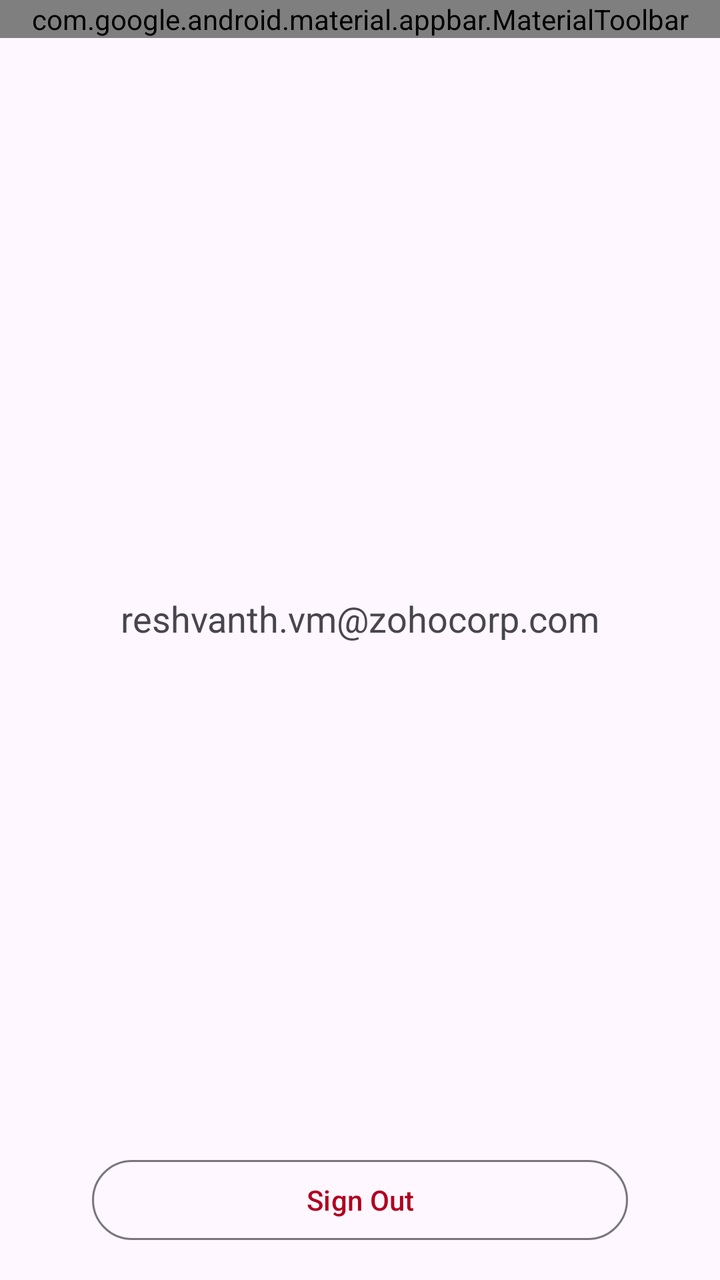
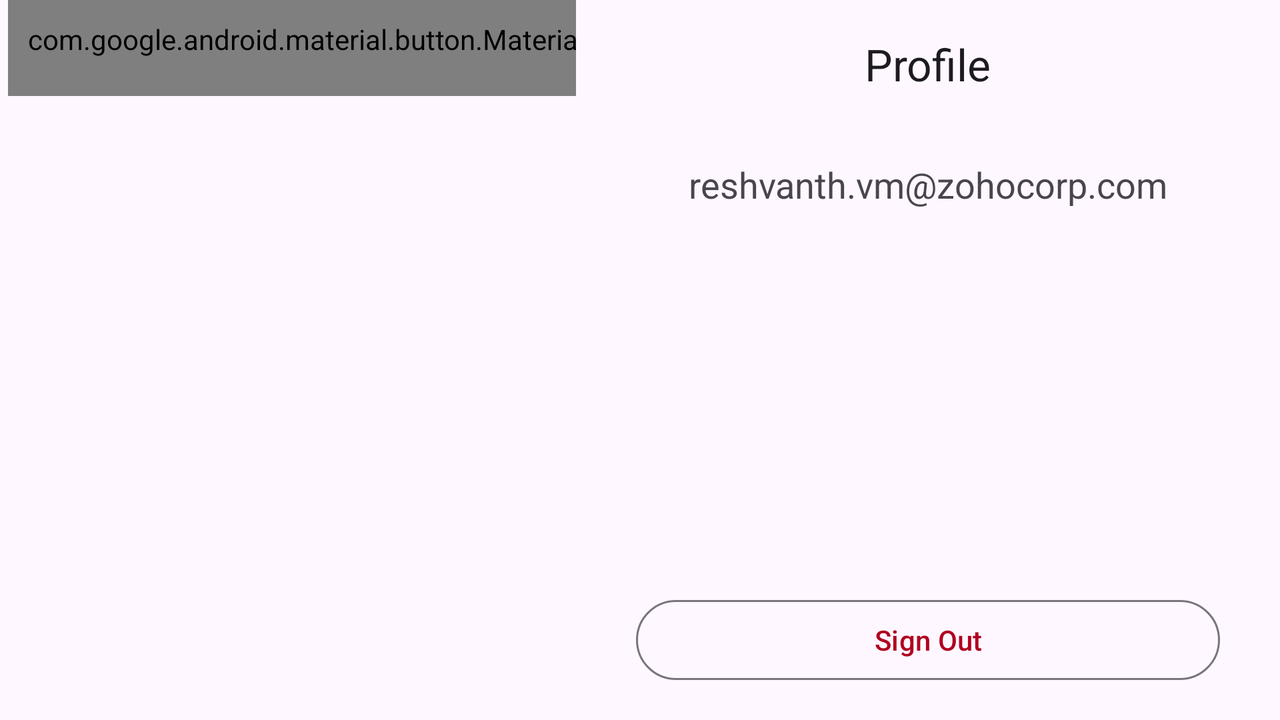

The same Android screen from two of the app's own layout files: first res/layout/ as a phone draws it, then the repository's variant for another configuration, drawn on a device whose configuration selects that folder. Both files follow.
<!-- AndroidManifest.xml: application theme Theme.App -->
<!-- res/layout/fragment_profile.xml -->
<?xml version="1.0" encoding="utf-8"?>
<layout xmlns:android="http://schemas.android.com/apk/res/android"
    xmlns:app="http://schemas.android.com/apk/res-auto">

    <data>

        <variable
            name="handler"
            type="com.example.books.feature.profile.ProfileScreenEventHandler" />
    </data>

    <androidx.coordinatorlayout.widget.CoordinatorLayout
        android:layout_width="match_parent"
        android:layout_height="match_parent"
        android:background="?colorSurface"
        android:transitionName="@string/profile_screen_container_transition_name">

        <androidx.core.widget.NestedScrollView
            android:layout_width="match_parent"
            android:layout_height="match_parent"
            android:fillViewport="true"
            app:layout_behavior="com.google.android.material.appbar.AppBarLayout$ScrollingViewBehavior">

            <androidx.constraintlayout.widget.ConstraintLayout
                android:layout_width="match_parent"
                android:layout_height="wrap_content"
                android:layout_marginHorizontal="16dp">

                <androidx.constraintlayout.utils.widget.ImageFilterView
                    android:id="@+id/avatar_img_filter_view"
                    android:layout_width="0dp"
                    android:layout_height="0dp"
                    android:layout_marginTop="16dp"
                    android:src="@drawable/sample_avatar"
                    app:layout_constraintDimensionRatio="1:1"
                    app:layout_constraintEnd_toEndOf="parent"
                    app:layout_constraintStart_toStartOf="parent"
                    app:layout_constraintTop_toTopOf="parent"
                    app:layout_constraintWidth_percent=".75"
                    app:roundPercent=".75" />

                <com.google.android.material.textview.MaterialTextView
                    android:id="@+id/email_txt_view"
                    android:layout_width="wrap_content"
                    android:layout_height="wrap_content"
                    android:layout_marginTop="16dp"
                    android:text="@string/sample_email"
                    android:textSize="18sp"
                    app:layout_constrainedWidth="true"
                    app:layout_constraintEnd_toEndOf="parent"
                    app:layout_constraintStart_toStartOf="parent"
                    app:layout_constraintTop_toBottomOf="@id/avatar_img_filter_view" />

                <com.google.android.material.button.MaterialButton
                    android:id="@+id/sign_out_btn"
                    style="?materialButtonOutlinedStyle"
                    android:layout_width="match_parent"
                    android:layout_height="wrap_content"
                    android:layout_marginHorizontal="30dp"
                    android:layout_marginBottom="16dp"
                    android:onClick="@{handler::signOut}"
                    android:text="@string/sign_out"
                    android:textColor="@color/design_default_color_error"
                    app:layout_constraintBottom_toBottomOf="parent"
                    app:layout_constraintEnd_toEndOf="parent"
                    app:layout_constraintStart_toStartOf="parent" />

            </androidx.constraintlayout.widget.ConstraintLayout>

        </androidx.core.widget.NestedScrollView>

        <com.google.android.material.appbar.AppBarLayout
            android:layout_width="match_parent"
            android:layout_height="wrap_content"
            android:fitsSystemWindows="true">

            <com.google.android.material.appbar.MaterialToolbar
                android:id="@+id/tool_bar"
                android:layout_width="match_parent"
                android:layout_height="wrap_content"
                app:navigationIcon="@drawable/ic_navigate_up"
                app:title="@string/profile"
                app:titleCentered="true" />
        </com.google.android.material.appbar.AppBarLayout>

    </androidx.coordinatorlayout.widget.CoordinatorLayout>
</layout>
<!-- resources referenced by this layout -->
<resources>
  <string name="profile">Profile</string>
  <string name="profile_screen_container_transition_name">Profile screen</string>
  <string name="sample_email">reshvanth.vm@zohocorp.com</string>
  <string name="sign_out">Sign Out</string>
  <!-- from res/values-v29/ -->
  <style name="Theme.App" parent="Theme.Material3.DayNight.NoActionBar">
          <item name="android:textAllCaps">false</item>
          <item name="android:navigationBarColor">@android:color/transparent</item>
          <item name="android:statusBarColor">@android:color/transparent</item>
          <item name="android:windowLightStatusBar">?isLightTheme</item>
  
      </style>
</resources>
<!-- res/layout-land/fragment_profile.xml (the repository's variant of the layout above) -->
<!-- drawn on the phone turned sideways -->
<?xml version="1.0" encoding="utf-8"?>
<layout xmlns:android="http://schemas.android.com/apk/res/android"
    xmlns:app="http://schemas.android.com/apk/res-auto">

    <data>

        <import type="com.example.books.base.binding.adapter.ViewInset" />
    </data>

    <androidx.constraintlayout.widget.ConstraintLayout
        android:layout_width="match_parent"
        android:layout_height="match_parent"
        app:layout_behavior="com.google.android.material.appbar.AppBarLayout$ScrollingViewBehavior">

        <com.google.android.material.button.MaterialButton
            android:id="@+id/go_back_btn"
            style="?materialIconButtonFilledTonalStyle"
            android:layout_width="wrap_content"
            android:layout_height="wrap_content"
            android:layout_marginStart="4dp"
            android:updateMarginBySystemBarInsets="@{ViewInset.TOP | ViewInset.LEFT}"
            app:icon="@drawable/ic_navigate_up"
            app:layout_constraintStart_toStartOf="parent"
            app:layout_constraintTop_toTopOf="parent" />

        <androidx.constraintlayout.utils.widget.ImageFilterView
            android:id="@+id/avatar_img_filter_view"
            android:layout_width="0dp"
            android:layout_height="0dp"
            android:layout_marginStart="16dp"
            android:src="@drawable/sample_avatar"
            android:updateMarginBySystemBarInsets="@{ViewInset.BOTTOM | ViewInset.LEFT}"
            app:layout_constraintBottom_toBottomOf="parent"
            app:layout_constraintDimensionRatio="1:1"
            app:layout_constraintStart_toStartOf="parent"
            app:layout_constraintTop_toTopOf="parent"
            app:layout_constraintWidth_percent=".4"
            app:roundPercent=".75" />

        <androidx.coordinatorlayout.widget.CoordinatorLayout
            android:layout_width="0dp"
            android:layout_height="0dp"
            android:layout_marginStart="16dp"
            android:background="?colorSurface"
            android:transitionName="@string/profile_screen_container_transition_name"
            app:layout_constraintBottom_toBottomOf="parent"
            app:layout_constraintEnd_toEndOf="parent"
            app:layout_constraintStart_toEndOf="@id/avatar_img_filter_view"
            app:layout_constraintTop_toTopOf="parent">

            <androidx.core.widget.NestedScrollView
                android:layout_width="match_parent"
                android:layout_height="wrap_content"
                app:layout_behavior="com.google.android.material.appbar.AppBarLayout$ScrollingViewBehavior">

                <androidx.appcompat.widget.LinearLayoutCompat
                    android:layout_width="match_parent"
                    android:layout_height="wrap_content"
                    android:orientation="vertical">

                    <com.google.android.material.textview.MaterialTextView
                        android:id="@+id/email_txt_view"
                        android:layout_width="wrap_content"
                        android:layout_height="wrap_content"
                        android:layout_marginTop="16dp"
                        android:layout_gravity="center"
                        android:text="@string/sample_email"
                        android:textSize="18sp"
                        app:layout_constrainedWidth="true"
                        app:layout_constraintEnd_toEndOf="parent"
                        app:layout_constraintStart_toStartOf="parent"
                        app:layout_constraintTop_toBottomOf="@id/avatar_img_filter_view" />
                </androidx.appcompat.widget.LinearLayoutCompat>
            </androidx.core.widget.NestedScrollView>

            <com.google.android.material.button.MaterialButton
                android:id="@+id/sign_out_btn"
                style="?materialButtonOutlinedStyle"
                android:layout_width="match_parent"
                android:layout_height="wrap_content"
                android:layout_gravity="bottom"
                android:layout_marginHorizontal="30dp"
                android:layout_marginBottom="16dp"
                android:text="@string/sign_out"
                android:textColor="@color/design_default_color_error"
                android:updateMarginBySystemBarInsets="@{ViewInset.BOTTOM}" />

            <com.google.android.material.appbar.AppBarLayout
                android:layout_width="match_parent"
                android:layout_height="wrap_content"
                android:fitsSystemWindows="true">

                <com.google.android.material.appbar.MaterialToolbar
                    android:id="@+id/tool_bar"
                    android:layout_width="match_parent"
                    android:layout_height="wrap_content"
                    app:title="@string/profile"
                    app:titleCentered="true" />
            </com.google.android.material.appbar.AppBarLayout>

        </androidx.coordinatorlayout.widget.CoordinatorLayout>
    </androidx.constraintlayout.widget.ConstraintLayout>
</layout>
